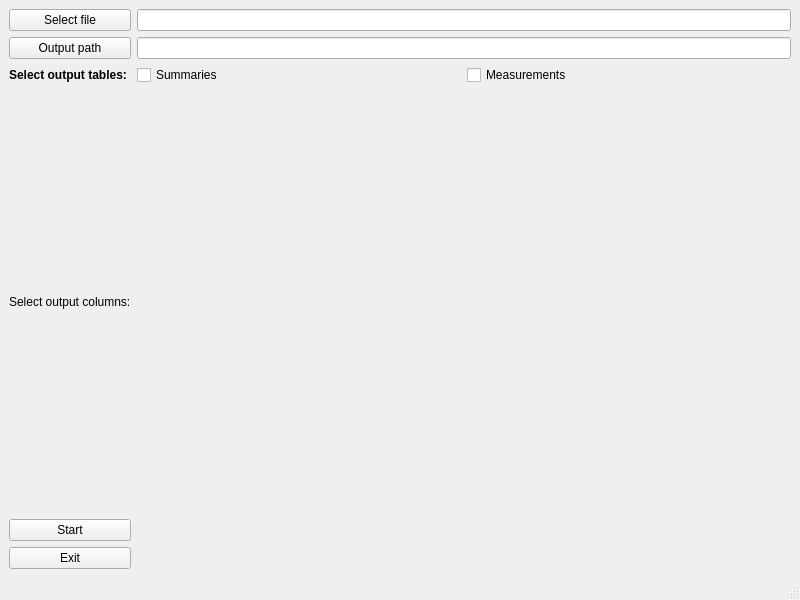
<?xml version="1.0" encoding="UTF-8"?>
<ui version="4.0">
 <class>MainWindow</class>
 <widget class="QMainWindow" name="MainWindow">
  <property name="geometry">
   <rect>
    <x>0</x>
    <y>0</y>
    <width>800</width>
    <height>600</height>
   </rect>
  </property>
  <property name="windowTitle">
   <string>MainWindow</string>
  </property>
  <widget class="QWidget" name="centralwidget">
   <layout class="QGridLayout" name="gridLayout">
    <item row="0" column="1">
     <widget class="QLineEdit" name="inputLine"/>
    </item>
    <item row="2" column="1">
     <layout class="QHBoxLayout" name="horizontalLayout">
      <item>
       <widget class="QCheckBox" name="summaries">
        <property name="text">
         <string>Summaries</string>
        </property>
        <property name="checked">
         <bool>false</bool>
        </property>
        <property name="tristate">
         <bool>false</bool>
        </property>
       </widget>
      </item>
      <item>
       <widget class="QCheckBox" name="measurements">
        <property name="text">
         <string>Measurements</string>
        </property>
       </widget>
      </item>
     </layout>
    </item>
    <item row="0" column="0">
     <widget class="QPushButton" name="inputButton">
      <property name="text">
       <string>Select file</string>
      </property>
      <property name="icon">
       <iconset>
        <normaloff>../../../../../../Tresore/Offene_Tesore/Eigene_Dateien/Dokumente/Software_Projekte/tocc/src/main/resources/base/images/iconmonstr-folder-9.svg</normaloff>../../../../../../Tresore/Offene_Tesore/Eigene_Dateien/Dokumente/Software_Projekte/tocc/src/main/resources/base/images/iconmonstr-folder-9.svg</iconset>
      </property>
     </widget>
    </item>
    <item row="1" column="0">
     <widget class="QPushButton" name="outputButton">
      <property name="text">
       <string>Output path</string>
      </property>
      <property name="icon">
       <iconset>
        <normaloff>../../../../../../Tresore/Offene_Tesore/Eigene_Dateien/Dokumente/Software_Projekte/tocc/src/main/resources/base/images/iconmonstr-folder-9.svg</normaloff>../../../../../../Tresore/Offene_Tesore/Eigene_Dateien/Dokumente/Software_Projekte/tocc/src/main/resources/base/images/iconmonstr-folder-9.svg</iconset>
      </property>
     </widget>
    </item>
    <item row="4" column="0">
     <widget class="QPushButton" name="startButton">
      <property name="text">
       <string>Start</string>
      </property>
      <property name="icon">
       <iconset>
        <normaloff>../../../../../../Tresore/Offene_Tesore/Eigene_Dateien/Dokumente/Software_Projekte/tocc/src/main/resources/base/images/iconmonstr-arrow-34.svg</normaloff>../../../../../../Tresore/Offene_Tesore/Eigene_Dateien/Dokumente/Software_Projekte/tocc/src/main/resources/base/images/iconmonstr-arrow-34.svg</iconset>
      </property>
     </widget>
    </item>
    <item row="1" column="1">
     <widget class="QLineEdit" name="outputLine"/>
    </item>
    <item row="2" column="0">
     <widget class="QLabel" name="label">
      <property name="font">
       <font>
        <weight>75</weight>
        <bold>true</bold>
       </font>
      </property>
      <property name="text">
       <string>Select output tables:</string>
      </property>
     </widget>
    </item>
    <item row="3" column="0">
     <widget class="QLabel" name="label_2">
      <property name="text">
       <string>Select output columns:</string>
      </property>
     </widget>
    </item>
    <item row="3" column="1">
     <layout class="QHBoxLayout" name="horizontalLayout_2">
      <item>
       <layout class="QGridLayout" name="summaryCols"/>
      </item>
      <item>
       <layout class="QGridLayout" name="measurementCols"/>
      </item>
     </layout>
    </item>
    <item row="5" column="0">
     <widget class="QPushButton" name="exitButton">
      <property name="text">
       <string>Exit</string>
      </property>
      <property name="icon">
       <iconset>
        <normaloff>../../../../../../Tresore/Offene_Tesore/Eigene_Dateien/Dokumente/Software_Projekte/tocc/src/main/resources/base/images/iconmonstr-door-6.svg</normaloff>../../../../../../Tresore/Offene_Tesore/Eigene_Dateien/Dokumente/Software_Projekte/tocc/src/main/resources/base/images/iconmonstr-door-6.svg</iconset>
      </property>
     </widget>
    </item>
   </layout>
  </widget>
  <widget class="QMenuBar" name="menubar">
   <property name="geometry">
    <rect>
     <x>0</x>
     <y>0</y>
     <width>800</width>
     <height>30</height>
    </rect>
   </property>
  </widget>
  <widget class="QStatusBar" name="statusbar"/>
 </widget>
 <resources/>
 <connections>
  <connection>
   <sender>exitButton</sender>
   <signal>clicked()</signal>
   <receiver>MainWindow</receiver>
   <slot>close()</slot>
   <hints>
    <hint type="sourcelabel">
     <x>68</x>
     <y>553</y>
    </hint>
    <hint type="destinationlabel">
     <x>399</x>
     <y>299</y>
    </hint>
   </hints>
  </connection>
 </connections>
</ui>
